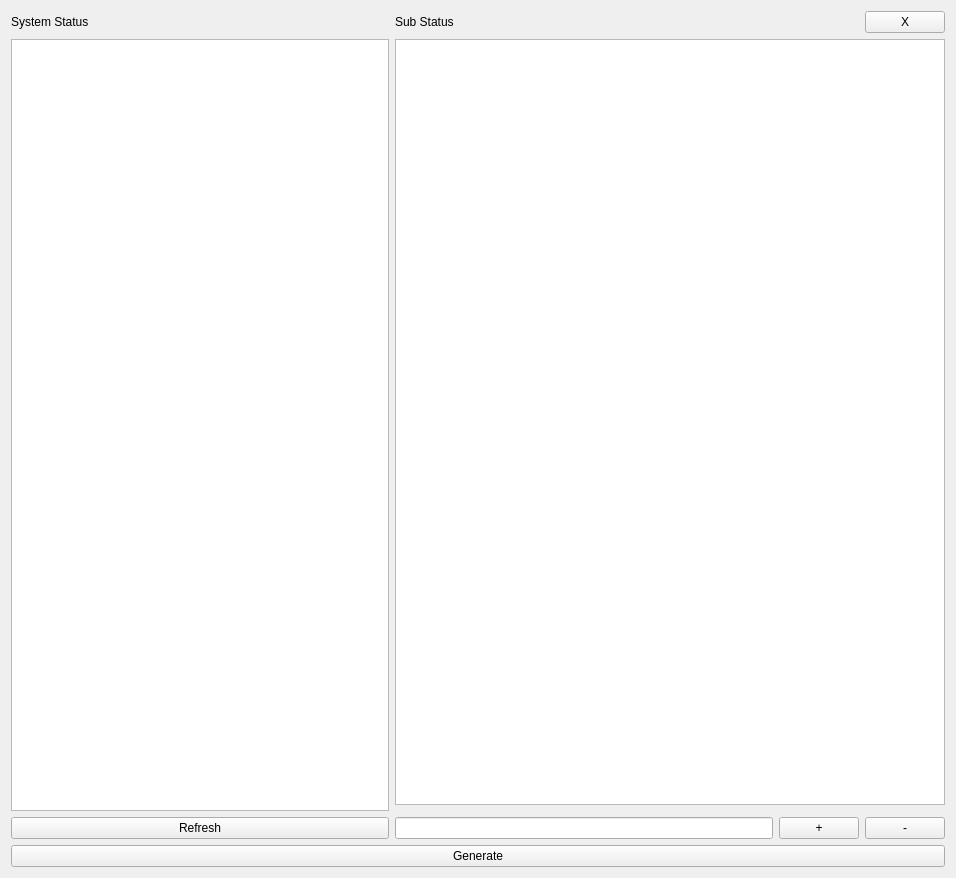
<?xml version="1.0" encoding="UTF-8"?>
<ui version="4.0">
 <class>GenerateStatus</class>
 <widget class="QWidget" name="GenerateStatus">
  <property name="geometry">
   <rect>
    <x>0</x>
    <y>0</y>
    <width>956</width>
    <height>878</height>
   </rect>
  </property>
  <property name="windowTitle">
   <string>Form</string>
  </property>
  <layout class="QGridLayout" name="gridLayout">
   <item row="1" column="1">
    <widget class="QLabel" name="label_2">
     <property name="text">
      <string>Sub Status</string>
     </property>
    </widget>
   </item>
   <item row="2" column="0" rowspan="2">
    <widget class="QListWidget" name="listWidget_SystemStatus">
     <property name="selectionMode">
      <enum>QAbstractItemView::MultiSelection</enum>
     </property>
    </widget>
   </item>
   <item row="2" column="1" colspan="3">
    <widget class="QListWidget" name="listWidget_SubStatus">
     <property name="selectionMode">
      <enum>QAbstractItemView::MultiSelection</enum>
     </property>
    </widget>
   </item>
   <item row="5" column="0" colspan="4">
    <widget class="QPushButton" name="pushButton_Generate">
     <property name="text">
      <string>Generate</string>
     </property>
    </widget>
   </item>
   <item row="4" column="0">
    <widget class="QPushButton" name="pushButton_Refresh">
     <property name="text">
      <string>Refresh</string>
     </property>
    </widget>
   </item>
   <item row="4" column="1">
    <widget class="QLineEdit" name="lineEdit_SubStatusName"/>
   </item>
   <item row="4" column="2">
    <widget class="QPushButton" name="pushButton_Add">
     <property name="text">
      <string>+</string>
     </property>
    </widget>
   </item>
   <item row="4" column="3">
    <widget class="QPushButton" name="pushButton_Delete">
     <property name="text">
      <string>-</string>
     </property>
    </widget>
   </item>
   <item row="1" column="0">
    <widget class="QLabel" name="label">
     <property name="text">
      <string>System Status</string>
     </property>
    </widget>
   </item>
   <item row="1" column="3">
    <widget class="QPushButton" name="pushButton_Hide">
     <property name="text">
      <string>X</string>
     </property>
    </widget>
   </item>
  </layout>
 </widget>
 <resources/>
 <connections/>
</ui>
